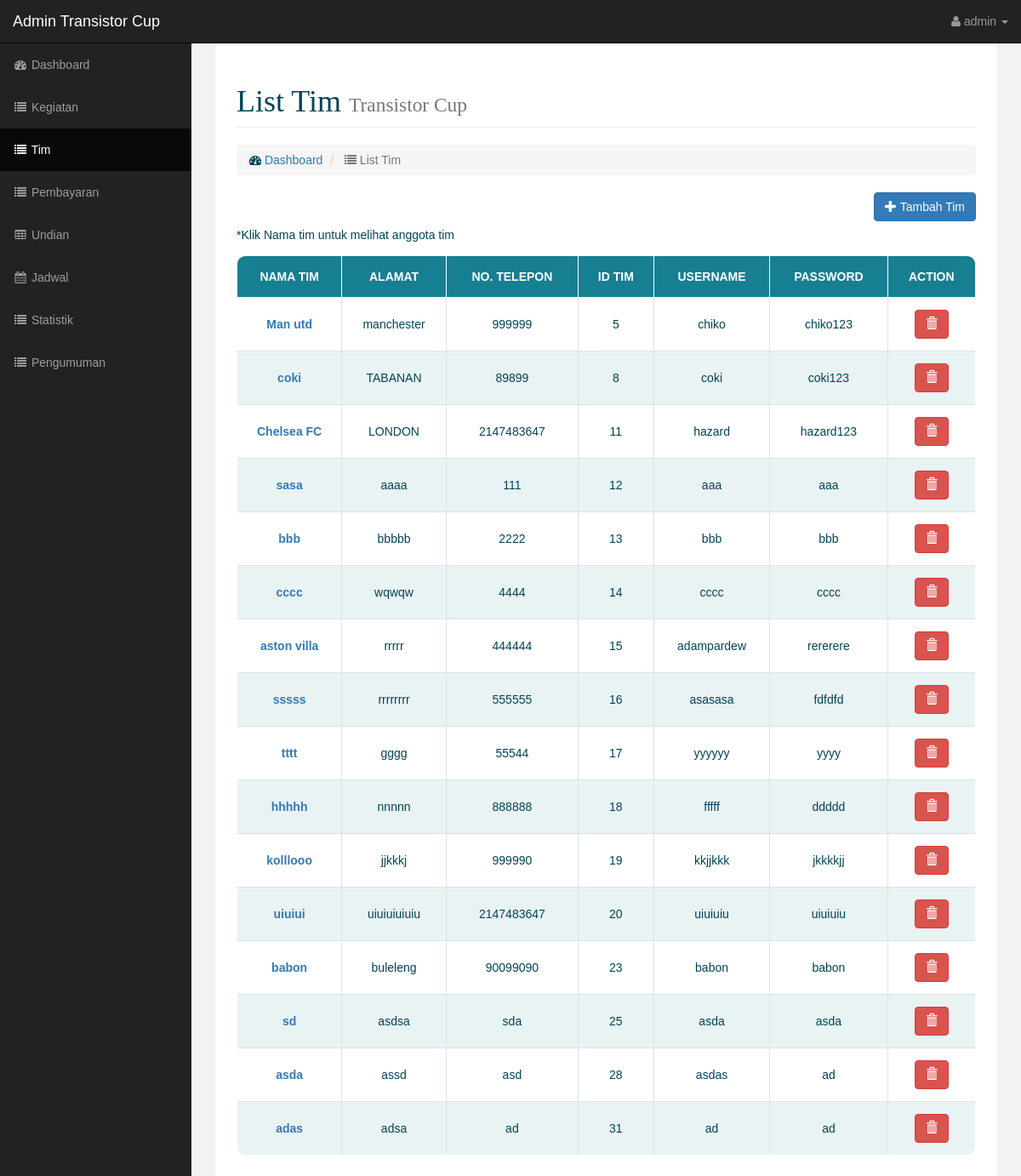
The page /admin/admin_list.php on the database its author committed.
### tables this page shows
CREATE TABLE `user` (
  `id` int(11) NOT NULL,
  `username` varchar(30) NOT NULL,
  `password` varchar(30) NOT NULL
);

CREATE TABLE `tim` (
  `namatim` varchar(15) NOT NULL,
  `alamat` varchar(20) NOT NULL,
  `telp` varchar(12) NOT NULL,
  `id` int(10) NOT NULL
);

### admin/admin_list.php (the view, shortened to what this page needs)
<!DOCTYPE html>
<html lang="en">
<head>
    <link href="../css/bootstrap.min.css" rel="stylesheet">
    <link href="../css/sb-admin.css" rel="stylesheet">
    <link href="../font-awesome/css/font-awesome.min.css" rel="stylesheet" type="text/css">
</head>
<body>
<?php
        require_once("../koneksi.php");
    ?>
    <div id="wrapper">
        <nav class="navbar navbar-inverse navbar-fixed-top" role="navigation">
            <div class="navbar-header">
                <a class="navbar-brand" href="admin_dasboard.php">Admin Transistor Cup</a>
            </div>
            <ul class="nav navbar-right top-nav">
                <li class="dropdown">
                    <a href="#" class="dropdown-toggle" data-toggle="dropdown"><i class="fa fa-user"></i> admin <b class="caret"></b></a>
                </li>
            </ul>
            <div class="collapse navbar-collapse navbar-ex1-collapse">
                <ul class="nav navbar-nav side-nav">
                    <li>
                        <a href="admin_dashboard.php"><i class="fa fa-fw fa-dashboard"></i> Dashboard</a>
                    </li>
                    <li>
                        <a href="admin_list.php"><i class="fa fa-fw fa-list"></i> Kegiatan</a>
                    </li>
                    <li class="active">
                        <a href="admin_list.php"><i class="fa fa-fw fa-list"></i> Tim</a>
                    </li>
                    <li>
                        <a href="admin_list.php"><i class="fa fa-fw fa-list"></i> Pembayaran</a>
                    </li>
                    <li>
                        <a href="admin_undian.php"><i class="fa fa-fw fa-table"></i> Undian</a>
                    </li>
                    <li>
                        <a href="admin_jadwal.php"><i class="fa fa-fw fa-calendar"></i> Jadwal</a>
                    </li>
                    <li>
                        <a href="admin_list.php"><i class="fa fa-fw fa-list"></i> Statistik</a>
                    </li>
                    <li>
                        <a href="admin_list.php"><i class="fa fa-fw fa-list"></i> Pengumuman</a>
                    </li>
                </ul>
            </div>
        </nav>
        <div id="page-wrapper">
            <div class="container-fluid">
                <div class="row">
                    <div class="col-lg-12">
                        <h1 class="page-header">
                            List Tim
                            <small>Transistor Cup</small>
                        </h1>
                        <ol class="breadcrumb">
                            <li>
                                <i class="fa fa-dashboard"></i>  <a href="admin_dashboard.php">Dashboard</a>
                            </li>
                            <li class="active">
                                <i class="fa fa-list"></i> List Tim
                            </li>
                        </ol>
                    </div>
                </div>
    <?php
        if(!isset($_GET["view"]))
        {?>
                <button type="button" class="btn btn-primary tambah-record pull-right" data-toggle="modal" data-target="#tambah"><span class="glyphicon glyphicon-plus" aria-hidden="true"></span> Tambah Tim</button>
                <br><br>
                *Klik Nama tim untuk melihat anggota tim
                <table class="responstable">
                    <tr>
                    <th p align="center" ><b>NAMA TIM</b></th>
                    <th p align="center" ><b>ALAMAT</b></th>
                    <th p align="center" ><b>NO. TELEPON</b></th>
                    <th p align="center" ><b>ID TIM</b></th>
                    <th p align="center" ><b>USERNAME</b></th>
                    <th p align="center" ><b>PASSWORD</b></th>
                    <th p align="center" ><b>ACTION</b></th>
                    </tr>
                    <?php
                        $sql    = 'SELECT * FROM user,tim WHERE user.id = tim.id';
                        $result = mysqli_query($konek, $sql);
                        while($data = mysqli_fetch_array($result)){
                    ?>
                        <tr>
                            <td p align="center" ><b><a href="admin_list.php?view=<?=$data['id'];?>"><?php echo $data['namatim'];?></a><b></td>
                            <td p align="center" ><?php echo $data['alamat']; ?></td>
                            <td p align="center" ><?php echo $data['telp']; ?></td>
                            <td p align="center" ><?php echo $data['id']; ?> </td>
                            <td p align="center" ><?php echo $data['username']; ?></td>
                            <td p align="center" ><?php echo $data['password']; ?></td>
                            <td p align="center" >
                                <button type="button" class="btn btn-danger hapus-record" data-nama="<?=$data['namatim'];?>" data-id="<?=$data['id'];?>" aria-label="Left Align">
                                    <span class="glyphicon glyphicon-trash" aria-hidden="true"></span>
                                </button>
                            </td>
                        </tr>
                    <?php } ?>
                    </table>
              <?php  } ?>
            </div>
        </div>
        </div>
</body>
</html>

### css/sb-admin.css (style rules this page uses)
body { margin-top: 100px; background-color: #222; }
@media (min-width:768px) { body { margin-top: 50px; } }
#wrapper { padding-left: 0; }
#page-wrapper { width: 100%; padding: 0; background-color: #fff; }
@media (min-width:768px) { #wrapper { padding-left: 225px; } }
@media (min-width:768px) { #page-wrapper { padding: 10px; } }
.top-nav { padding: 0 15px; }
.top-nav>li { display: inline-block; float: left; }
.top-nav>li>a { padding-top: 15px; padding-bottom: 15px; line-height: 20px; color: #999; }
@media (min-width:768px) { .side-nav { position: fixed; top: 51px; left: 225px; width: 225px; margin-left: -225px; border: none; border-radius: 0; overflow-y: auto; background-color: #222; bottom: 0; overflow-x: hidden; padding-bottom: 40px; } }
@media (min-width:768px) { .side-nav>li>a { width: 225px; } }

### admin/admin_list.php (style rules this page uses)
.responstable { margin: 1em 0; width: 100%; overflow: hidden; background: #FFF; color: #024457; border-radius: 10px; border: 1px solid #167F92; }
.responstable tr { border: 1px solid #D9E4E6; text-align: center; }
.responstable tr:nth-child(odd) { background-color: #EAF3F3; text-align: center; }
.responstable th { display: none; border: 1px solid #FFF; background-color: #167F92; color: #FFF; padding: 1em; text-align: center; }
.responstable th:first-child { display: table-cell; text-align: center; }
.responstable th:nth-child(2) { display: table-cell; text-align: center; }
.responstable th:nth-child(2):after { content: attr(data-th); text-align: center; }
@media (min-width: 480px) { .responstable th:nth-child(2):after { display: none; text-align: center; } }
.responstable td { display: block; word-wrap: break-word; max-width: 7em; text-align: center; }
.responstable td:first-child { display: table-cell; text-align: center; border-right: 1px solid #D9E4E6; text-align: center; }
@media (min-width: 480px) { .responstable td { border: 1px solid #D9E4E6; text-align: center; } }
.responstable th, .responstable td { text-align: center; margin: .5em 1em; }
@media (min-width: 480px) { .responstable th, .responstable td { display: table-cell; padding: 1em; } }
body { padding: 0 2em; font-family: Arial, sans-serif; color: #024457; background: #f2f2f2; }
h1 { font-family: Verdana; font-weight: normal; color: #024457; }

### rows shown on the page
user: tim.namatim "Man utd", tim.alamat "manchester", tim.telp "999999", tim.id "5", username "chiko", password "chiko123"
user: tim.namatim "coki", tim.alamat "TABANAN", tim.telp "89899", tim.id "8", username "coki", password "coki123"
user: tim.namatim "Chelsea FC", tim.alamat "LONDON", tim.telp "2147483647", tim.id "11", username "hazard", password "hazard123"
user: tim.namatim "sasa", tim.alamat "aaaa", tim.telp "111", tim.id "12", username "aaa", password "aaa"
user: tim.namatim "bbb", tim.alamat "bbbbb", tim.telp "2222", tim.id "13", username "bbb", password "bbb"
user: tim.namatim "cccc", tim.alamat "wqwqw", tim.telp "4444", tim.id "14", username "cccc", password "cccc"
user: tim.namatim "aston villa", tim.alamat "rrrrr", tim.telp "444444", tim.id "15", username "adampardew", password "rererere"
user: tim.namatim "sssss", tim.alamat "rrrrrrrr", tim.telp "555555", tim.id "16", username "asasasa", password "fdfdfd"
user: tim.namatim "tttt", tim.alamat "gggg", tim.telp "55544", tim.id "17", username "yyyyyy", password "yyyy"
user: tim.namatim "hhhhh", tim.alamat "nnnnn", tim.telp "888888", tim.id "18", username "fffff", password "ddddd"
user: tim.namatim "kolllooo", tim.alamat "jjkkkj", tim.telp "999990", tim.id "19", username "kkjjkkk", password "jkkkkjj"
user: tim.namatim "uiuiui", tim.alamat "uiuiuiuiuiu", tim.telp "2147483647", tim.id "20", username "uiuiuiu", password "uiuiuiu"
user: tim.namatim "babon", tim.alamat "buleleng", tim.telp "90099090", tim.id "23", username "babon", password "babon"
user: tim.namatim "sd", tim.alamat "asdsa", tim.telp "sda", tim.id "25", username "asda", password "asda"
user: tim.namatim "asda", tim.alamat "assd", tim.telp "asd", tim.id "28", username "asdas", password "ad"
user: tim.namatim "adas", tim.alamat "adsa", tim.telp "ad", tim.id "31", username "ad", password "ad"
